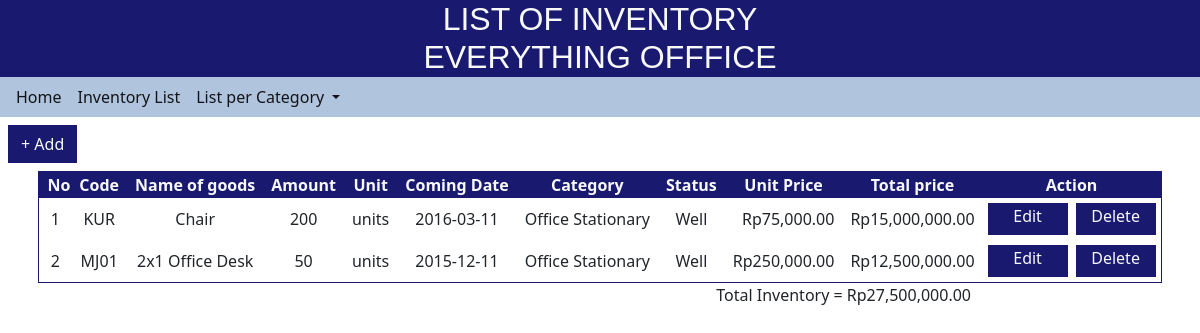
The app's page /view_list_office.php with its own data.
### tables this page shows
CREATE TABLE `inventory` (
  `item_id` varchar(10) NOT NULL,
  `item_name` varchar(30) NOT NULL,
  `amount` int(11) NOT NULL,
  `unit` varchar(15) NOT NULL,
  `arrival_date` date NOT NULL,
  `category` varchar(20) NOT NULL,
  `item_status` varchar(20) NOT NULL,
  `price` int(20) NOT NULL
);

### view_list_office.php (the view, shortened to what this page needs)
<?php
    require('connect.php');
    $i = 0;
    $total_all = 0;
    $query = "SELECT * FROM inventory WHERE category='Office Stationary'";
    $execute = $mydb->query($query);
?>
<!doctype html>
<html lang="en">
<head>
    <link href="https://cdn.jsdelivr.net/npm/bootstrap@5.1.3/dist/css/bootstrap.min.css" rel="stylesheet"
>
</head>
<body>
    <div class="menu" style="background-color:midnightblue">
        <h2 class="text-light mb-0" style="font-family:'Franklin Gothic Medium', 'Arial Narrow', Arial, sans-serif;">
            <center>LIST OF INVENTORY<br>EVERYTHING OFFFICE</center>
        </h2>
        <nav class="navbar navbar-expand-sm navbar-light p-0" style="background-color:lightsteelblue;">
            <div class="collapse navbar-collapse" id="navbarNav">
                <ul class="navbar-nav">
                    <li class="nav-item ps-2">
                        <a class="nav-link active" aria-current="page" href="home.php">Home</a>
                    </li>
                    <li class="nav-item">
                        <a class="nav-link active" href="view_inventory.php">Inventory List</a>
                    </li>
                    <li class="nav-item dropdown">
                        <a class="nav-link active dropdown-toggle" href="#" id="navbarDropdownMenuLink" role="button"
                            data-bs-toggle="dropdown" aria-expanded="false">
                            List per Category
                        </a>
                    </li>
                </ul>
            </div>
        </nav>
    </div>
    <div class="content">
        <div class="bttn m-2">
            <a href="form_add.php">
                <button class="btn rounded-0 text-light" style="background-color: midnightblue;">+ Add</button>
            </a>
        </div>
        <div class="d-flex justify-content-center">
            <table style="min-width: min-content; border: 1px solid midnightblue;">
                <thead class="text-center text-light" style="background-color: midnightblue;">
                    <tr class="align-middle">
                        <th class="ps-2">No</th>
                        <th class="px-2">Code</th>
                        <th class="px-2">Name of goods</th>
                        <th class="px-2">Amount</th>
                        <th class="px-2">Unit</th>
                        <th class="px-2">Coming Date</th>
                        <th class="px-2">Category</th>
                        <th class="px-2">Status</th>
                        <th class="px-2">Unit Price</th>
                        <th class="px-2">Total price</th>
                        <th class="px-2" colspan="2">Action</th>
                    </tr>
                </thead>
                <tbody class="text-center">
                    <?php
                        while($row = $execute->fetch_object()){
                            $price_format = number_format($row->price, 2, ".", ",");
                            $total_price = $row->price * $row->amount;
                            $total_format = number_format($total_price, 2, ".", ",");
                    ?>
                    <tr>
                        <td class="px-2"><?= $i+1 ?></td>
                        <td class="px-2"><?= $row->item_id ?></td>
                        <td class="px-2"><?= $row->item_name ?></td>
                        <td class="px-2"><?= $row->amount ?></td>
                        <td class="px-2"><?= $row->unit ?></td>
                        <td class="px-2"><?= $row->arrival_date ?></td>
                        <td class="px-2"><?= $row->category ?></td>
                        <td class="px-2"><?= $row->item_status ?></td>
                        <td class="px-2 text-end">Rp<?= $price_format ?></td>
                        <td class="px-2 text-end">Rp<?= $total_format ?></td>
                        <div class="action">
                            <td class="d-flex justify-content-center">
                                <a class="nav-link active p-0 px-1" href="form_edit.php?id=<?= $row->item_id ?>">
                                    <button class="btn rounded-0 pt-0 my-1 text-light"
                                        style="background-color: midnightblue; width: 80px">Edit</button>
                                </a>
                                <a class="nav-link active p-0 px-1" href="process_delete.php?id=<?= $row->item_id ?>">
                                    <button class="btn rounded-0 pt-0 my-1 text-light"
                                        style="background-color: midnightblue; width: 80px">Delete</button>
                                </a>
                            </td>
                        </div>
                    </tr>
                    <?php
                        $i++;
                        $total_all += $total_price;
                        $all_format = number_format($total_all, 2, ".", ",");
                        }
                    ?>
                </tbody>
            </table>
        </div>
        <div class="total text-end" style="margin-right: 229px">
            <span>Total Inventory = Rp<?= $all_format ?></span>
        </div>
    </div>
</body>
</html>

### records on screen
inventory: item_id "KUR", item_name "Chair", amount "200", unit "units", arrival_date "2016-03-11", category "Office Stationary", item_status "Well", price "75,000.00", total_format "15,000,000.00"
inventory: item_id "MJ01", item_name "2x1 Office Desk", amount "50", unit "units", arrival_date "2015-12-11", category "Office Stationary", item_status "Well", price "250,000.00", total_format "12,500,000.00"

### other values on screen
$all_format "27,500,000.00"
